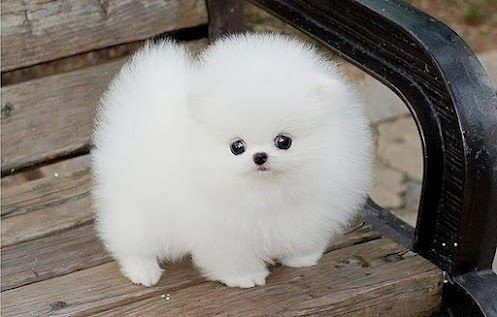
#> input picture code/OpenCV/images/dog.jpg, 497 x 317 px
$ python img_flip.py
#> lines starting #> are read from the running program, lines starting #| are printed output that depends on the picture
import cv2

img = cv2.imread('images/dog.jpg')
#> img is the input picture: shape (317, 497, 3); mean B, G, R 123.1, 128.8, 134.5
# 좌우 반전 예시
img_flip = cv2.flip(img, 1)
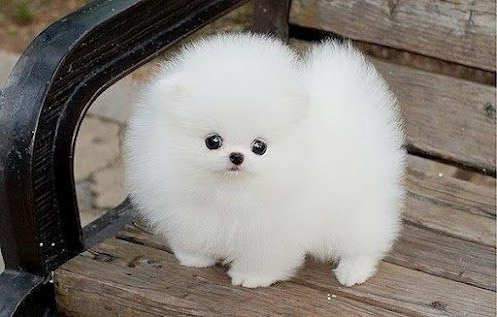
#> img_flip: shape (317, 497, 3); mean B, G, R 123.1, 128.8, 134.5

cv2.imshow('Flip', img_flip)
cv2.waitKey(0)
cv2.destroyAllWindows()

$ run again, with code/OpenCV/images/iu.jpg copied over code/OpenCV/images/dog.jpg
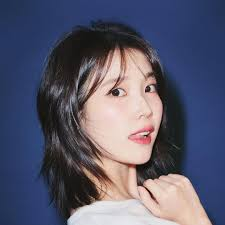
#> input picture code/OpenCV/images/iu.jpg, 225 x 225 px
#> img is the input picture: shape (225, 225, 3); mean B, G, R 108.1, 88.7, 88.8
#> `img_flip = cv2.flip(img, 1)`:
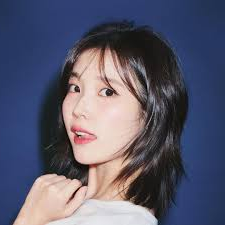
#> img_flip: shape (225, 225, 3); mean B, G, R 108.1, 88.7, 88.8
